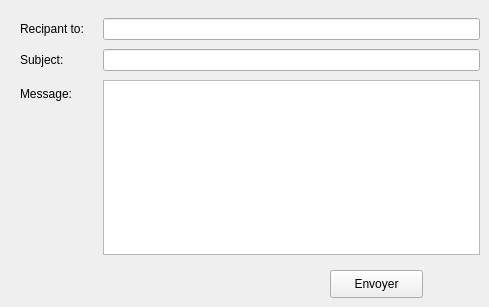
      <widget class="QWidget" name="tab_4">
       <attribute name="title">
        <string>Email</string>
       </attribute>
       <widget class="QLabel" name="label_20">
        <property name="geometry">
         <rect>
          <x>20</x>
          <y>49</y>
          <width>48</width>
          <height>22</height>
         </rect>
        </property>
        <property name="text">
         <string>Subject:</string>
        </property>
       </widget>
       <widget class="QLineEdit" name="subject">
        <property name="geometry">
         <rect>
          <x>103</x>
          <y>49</y>
          <width>377</width>
          <height>22</height>
         </rect>
        </property>
       </widget>
       <widget class="QPlainTextEdit" name="msg">
        <property name="geometry">
         <rect>
          <x>103</x>
          <y>80</y>
          <width>377</width>
          <height>175</height>
         </rect>
        </property>
       </widget>
       <widget class="QLabel" name="label_27">
        <property name="geometry">
         <rect>
          <x>20</x>
          <y>18</y>
          <width>69</width>
          <height>22</height>
         </rect>
        </property>
        <property name="text">
         <string>Recipant to:</string>
        </property>
       </widget>
       <widget class="QLabel" name="label_28">
        <property name="geometry">
         <rect>
          <x>20</x>
          <y>80</y>
          <width>55</width>
          <height>28</height>
         </rect>
        </property>
        <property name="text">
         <string>Message:</string>
        </property>
       </widget>
       <widget class="QLineEdit" name="rcpt">
        <property name="geometry">
         <rect>
          <x>103</x>
          <y>18</y>
          <width>377</width>
          <height>22</height>
         </rect>
        </property>
       </widget>
       <widget class="QPushButton" name="sendBtn">
        <property name="geometry">
         <rect>
          <x>330</x>
          <y>270</y>
          <width>93</width>
          <height>28</height>
         </rect>
        </property>
        <property name="text">
         <string>Envoyer</string>
        </property>
       </widget>
      </widget>
